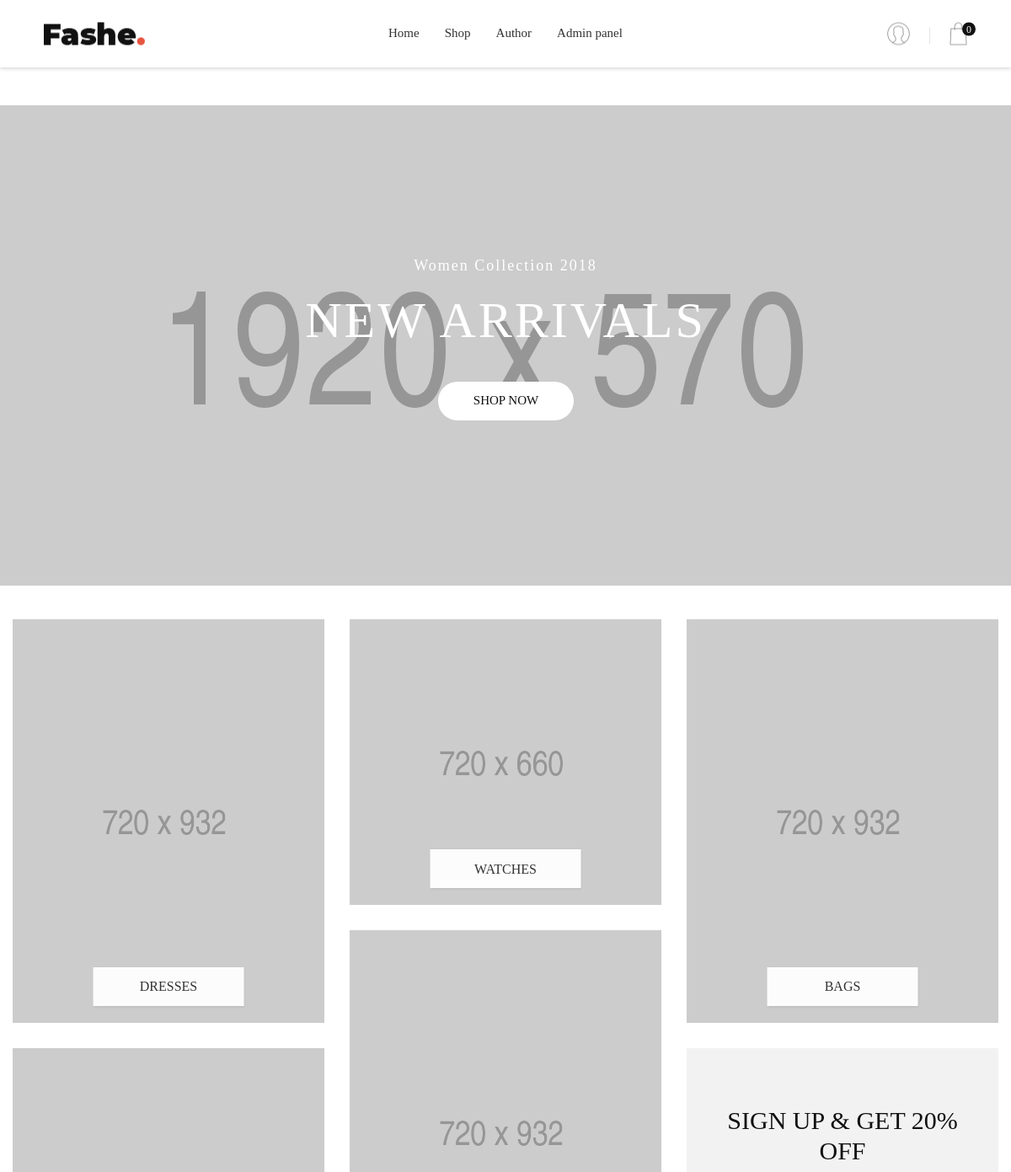
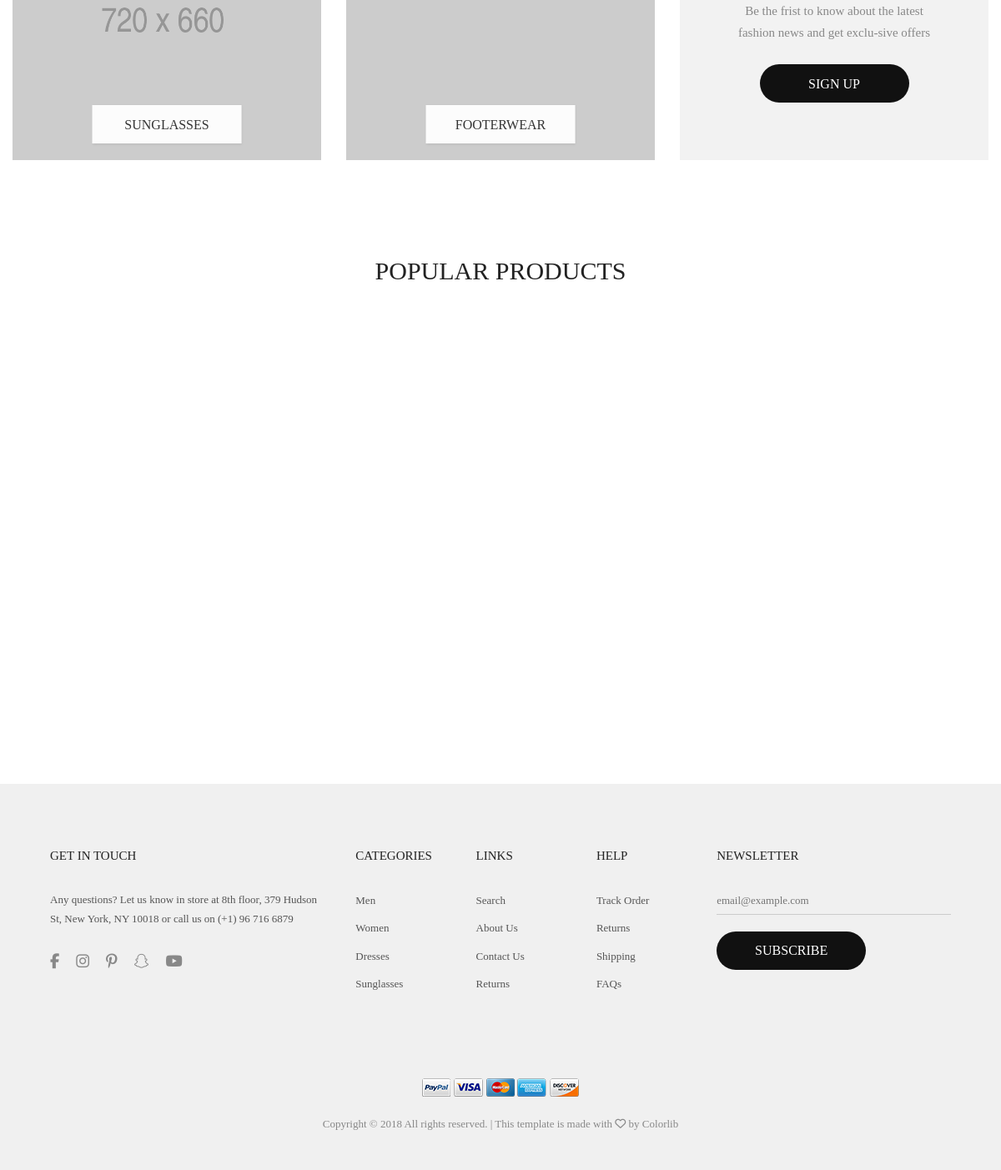
The page / on the database its author committed (2 pictures, top to bottom).
### tables this page shows
CREATE TABLE `menu` (
  `id` int(11) NOT NULL,
  `name` text NOT NULL,
  `href` varchar(255) NOT NULL
);

CREATE TABLE `pictures` (
  `id` int(11) NOT NULL,
  `src` varchar(255) NOT NULL,
  `alt` varchar(255) NOT NULL,
  `product_id` int(11) NOT NULL
);

### config/connection.php (called while the page is built, shortened)
<?php
try {
    $conn = new PDO("mysql:host=".SERVER.";dbname=".DATABASE.";charset=utf8", USERNAME, PASSWORD);
    $conn->setAttribute(PDO::ATTR_DEFAULT_FETCH_MODE, PDO::FETCH_OBJ);
    $conn->setAttribute(PDO::ATTR_ERRMODE, PDO::ERRMODE_EXCEPTION);
}
catch(PDOException $ex){
    echo $ex->getMessage();
}
function executeQuery($query){
    global $conn;
    return $conn->query($query)->fetchAll();
}

### models/menu/menu_functions.php (called while the page is built)
<?php
    function getMenu()
    {
        return executeQuery("SELECT * FROM menu");
    }
?>

### pages/views/main.php (called while the page is built)
<?php
            include "pages/partials/slider.php";
			include "pages/partials/banner.php";
            include "pages/partials/popular.php";
?>

### models/products/product_functions.php (called while the page is built, shortened)
<?php
    function getNewProducts(){
        return executeQuery("SELECT * FROM products p INNER JOIN pictures i ON p.id=i.product_id ORDER BY date DESC LIMIT 4 ");
    }
?>

### pages/partials/popular.php (the view, shortened to what this page needs)
<section class="newproduct bgwhite p-t-45 p-b-105">
		<div class="container">
			<div class="sec-title p-b-60">
				<h3 class="m-text5 t-center">
					Popular Products
				</h3>
			</div>
			<div class="wrap-slick2">
				<div class="slick2">
					<?php
						require_once "models/products/product_functions.php";
						$newProducts = getNewProducts();
						foreach($newProducts as $product):
					?>
					<div class="item-slick2 p-l-15 p-r-15">
						<div class="block2">
							<div class="block2-img wrap-pic-w of-hidden pos-relative">
								<img src="images/item-07.jpg" alt="<?=$product->alt?>">
							</div>
							<div class="block2-txt p-t-20">
								<a href="product-detail.html" class="block2-name dis-block s-text3 p-b-5">
								</a>
								<span class="block2-newprice m-text8 p-r-5">
								</span>
							</div>
						</div>
					</div>
						<?php endforeach; ?>
				</div>
			</div>
		</div>
	</section>

### pages/components/header.php (shortened to what this page needs)
<header class="header1">
		<div class="container-menu-header">
			<div class="wrap_header">
				<a href="index.php" class="logo">
					<img src="images/icons/logo.png" alt="IMG-LOGO">
				</a>
				<div class="wrap_menu">
					<nav class="menu">
						<ul class="main_menu">
						<?php
							require_once "models/menu/menu_functions.php";
							$menu = getMenu();
							foreach($menu as $m):
						?>
							<li>
								<a href="<?=$m->href ?>"><?=$m->name ?></a>
							</li>
							<?php endforeach; ?>
							<li><a href="index.php?page=admin_panel">Admin panel</a></li>
						</ul>
					</nav>
				</div>
				<div class="header-icons">
					<?php
						if(isset($_SESSION['user'])){
							echo '<a href="models/auth/logout.php" class="header-wrapicon1 dis-block">
							<img src="images/icons/icon-header-01.png" class="header-icon1" alt="ICON">
						</a>';
						}
						else
						{
							echo '<a href="index.php?page=login" class="header-wrapicon1 dis-block">
							<img src="images/icons/icon-header-01.png" class="header-icon1" alt="ICON">
						</a>';
						}
					?>
					<div class="header-wrapicon2">
						<img src="images/icons/icon-header-02.png" class="header-icon1 js-show-header-dropdown" alt="ICON">
						<span class="header-icons-noti">0</span>
					</div>
				</div>
			</div>
		</div>
	</header>

### css/main.css (style rules this page uses)
* { margin: 0px; padding: 0px; box-sizing: border-box; }
body, html { height: 100%; font-family: Montserrat-Regular, sans-serif; font-weight: 400; }
a { font-family: Montserrat-Regular; font-weight: 400; font-size: 15px; line-height: 1.7; color: #666666; margin: 0px; transition: all 0.4s; -webkit-transition: all 0.4s; -o-transition: all 0.4s; -moz-transition: all 0.4s; }
h1,h2,h3,h4,h5,h6 { margin: 0px; }
ul, li { margin: 0px; list-style-type: none; }
.container { max-width: 1200px; }
.slick-slide { outline: none !important; }
.header1 { height: 125px; -webkit-transition: all 0.3s; -o-transition: all 0.3s; -moz-transition: all 0.3s; transition: all 0.3s; }
.container-menu-header { width: 100%; top: 0; left: 0; position: fixed; z-index: 1100; box-shadow: 0 1px 5px 0px rgba(0,0,0,0.2); -moz-box-shadow: 0 1px 5px 0px rgba(0,0,0,0.2); -webkit-box-shadow: 0 1px 5px 0px rgba(0,0,0,0.2); -o-box-shadow: 0 1px 5px 0px rgba(0,0,0,0.2); -ms-box-shadow: 0 1px 5px 0px rgba(0,0,0,0.2); }
.wrap_header { display: -webkit-box; display: -webkit-flex; display: -moz-box; display: -ms-flexbox; display: flex; flex-wrap: wrap; width: 100%; height: 80px; background-color: white; justify-content: center; align-items: center; position: relative; -webkit-transition: all 0.3s; -o-transition: all 0.3s; -moz-transition: all 0.3s; transition: all 0.3s; }
.logo { display: block; position: absolute; left: 52px; top: 50%; -webkit-transform: translateY(-50%); -moz-transform: translateY(-50%); -ms-transform: translateY(-50%); -o-transform: translateY(-50%); transform: translateY(-50%); }
.logo img { max-height: 27px; }
.main_menu { list-style-type: none; margin: 0px; display: -webkit-box; display: -webkit-flex; display: -moz-box; display: -ms-flexbox; display: flex; flex-wrap: wrap; align-items: center; justify-content: center; }
.main_menu > li { display: block; position: relative; padding-top: 20px; padding-bottom: 20px; padding-left: 15px; padding-right: 15px; }
.main_menu > li > a { font-family: Montserrat-Regular; font-size: 15px; color: #333333; padding: 0; border-bottom: 1px solid transparent; }
.main_menu li { position: relative; }
.header-icons { display: -webkit-box; display: -webkit-flex; display: -moz-box; display: -ms-flexbox; display: flex; align-items: center; position: absolute; right: 52px; top: 50%; -webkit-transform: translateY(-50%); -moz-transform: translateY(-50%); -ms-transform: translateY(-50%); -o-transform: translateY(-50%); transform: translateY(-50%); }
.header-wrapicon1, .header-wrapicon2 { height: 27px; position: relative; }
.header-wrapicon1 img, .header-wrapicon2 img { height: 100%; }
.header-icons-noti { display: -webkit-box; display: -webkit-flex; display: -moz-box; display: -ms-flexbox; display: flex; justify-content: center; align-items: center; width: 16px; height: 16px; border-radius: 50%; background-color: #111111; color: white; font-family: Montserrat-Medium; font-size: 12px; position: absolute; top: 0; right: -10px; }
.wrap-slick2 { position: relative; margin-right: -15px; margin-left: -15px; }
body { padding-right: 0px !important; }

### rows shown on the page
menu: name "Home"
menu: name "Shop"
menu: name "Author"
